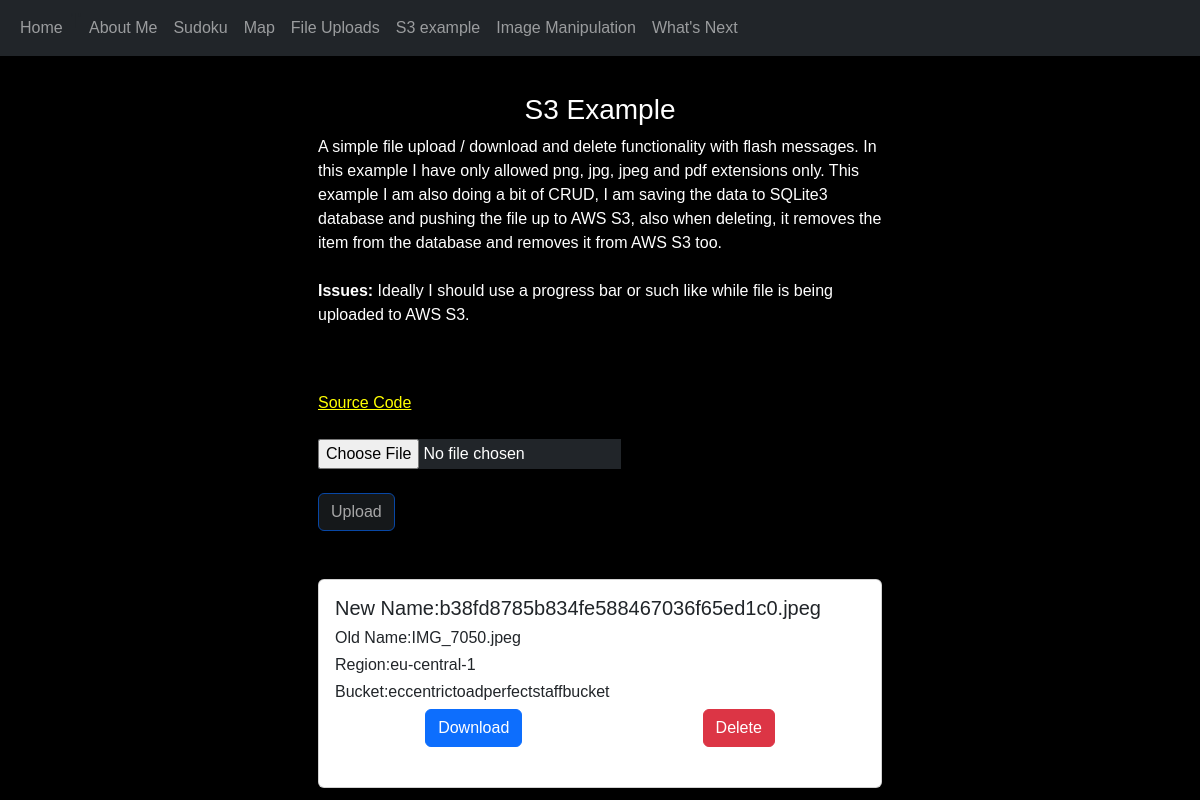
The app's page /s3example, older data.
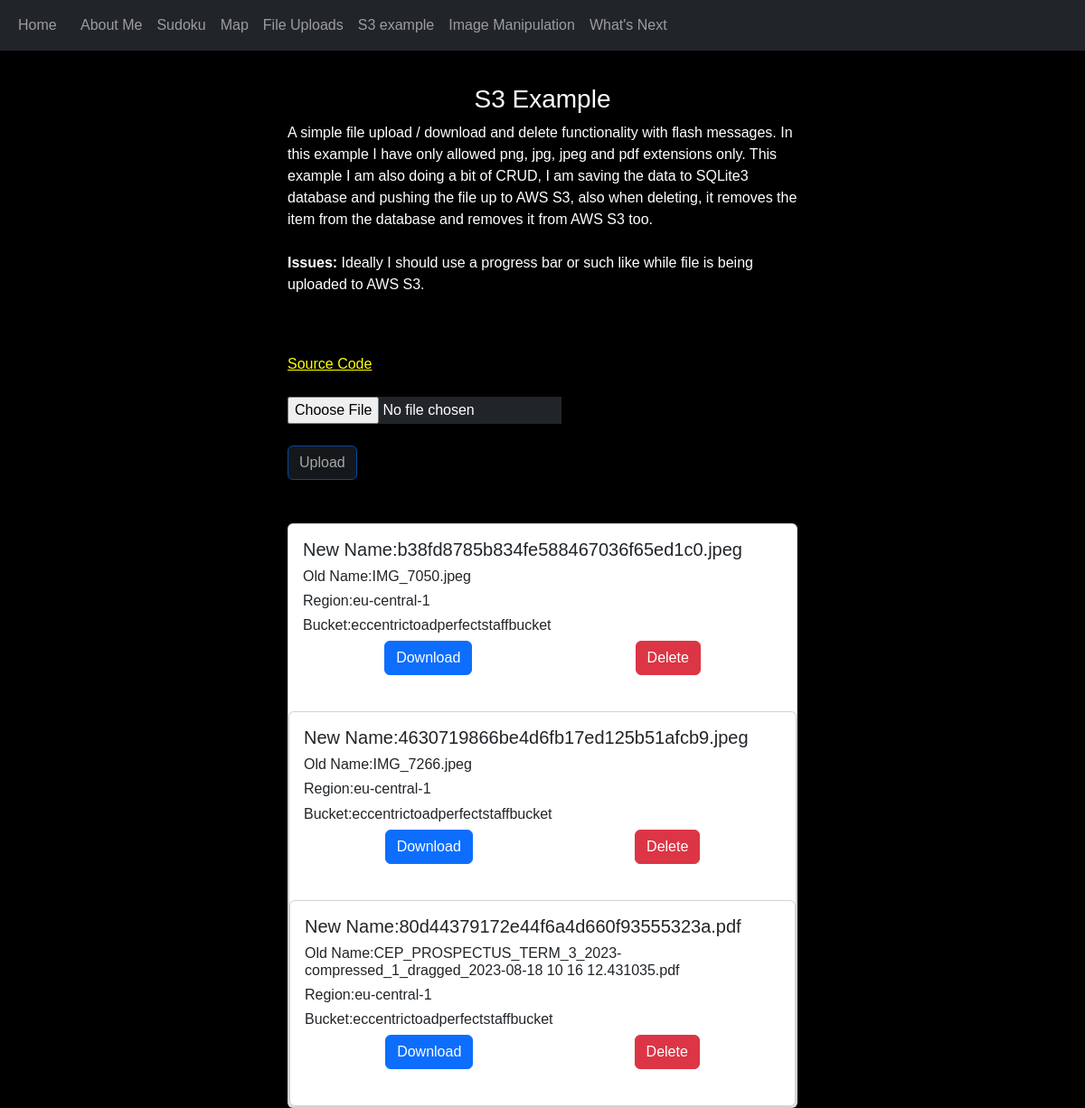
The same page, newer data.
### website/models.py (models this page shows)
class File(db.Model):
    id = db.Column(db.Integer, primary_key=True)
    original_fileName = db.Column(db.String(100))
    fileName = db.Column(db.String(100))
    bucket = db.Column(db.String(100))
    region = db.Column(db.String(100))

### website/views.py (the view, shortened to what this page needs)
@views.route("/s3example", methods=["GET", "POST"])
def s3example():
    files = File.query.all()
    return render_template("s3example.html", files=files)

### website/templates/s3example.html (shortened to what this page needs)
{% extends "base.html" %}
{% block content %}
<div class="container-fluid" style="margin-top: 45px;">
	<div class="row">
		<div class="col-md-3"></div>
		<div class="col-md-6">
			<br><br>
			<h3 class="text-center" style="color: white">S3 Example</h3>
			<p style="color: white;">A simple file upload / download and delete functionality with flash messages.
				In this example I have only allowed png, jpg, jpeg and pdf extensions only.
			This example I am also doing a bit of CRUD, I am saving the data to SQLite3 database and pushing the file
				up to AWS S3, also when deleting, it removes the item from the database and removes it from AWS S3 too.
				<br><br>
				<strong>Issues:</strong> Ideally I should use a progress bar or such like while file is being uploaded to AWS S3.
			</p>
			<br><br>
			<a href="https://github.com/WayneBruton/flaskPersonal/" target="_blank" style="color: white; text-decoration: underline; color: yellow;">Source Code</a>
			<br><br>
			<form method="POST" enctype="multipart/form-data">
				<input class="text-bg-dark" type="file" name="file" id="fileInput" accept=".pdf, .png, .jpg, .jpeg"><br><br>
				<button type="submit" class="btn btn-primary text-bg-dark" id="submitButton" disabled>Upload</button>
			</form>
			<br><br>
			{% for file in files %}
			<div class="card">
				<div class="card-body">
					<h5 class="card-title">New Name:{{ file.fileName }}</h5>
					<h6 class="card-title">Old Name:{{ file.original_fileName }}</h6>
					<h6 class="card-title">Region:{{ file.region }}</h6>
					<h6 class="card-title">Bucket:{{ file.bucket }}</h6>
					<div style="display:flex; justify-content: space-around;">
					<a href="https://{{ file.bucket }}.s3.{{ file.region }}.amazonaws.com/{{ file.fileName }}" class="btn btn-primary" target="_blank">Download</a>
					<a href="{{ url_for('views.delete_file', id=file.id, filename=file.fileName) }}" class="btn btn-danger">Delete</a>
				</div>
			</div>
			<br>
			{% endfor %}
		</div>
	</div>
</div>
{% endblock %}

### website/templates/base.html (shortened to what this page needs)
<!DOCTYPE html>
<html lang="en">
<head>
	<link href="https://cdn.jsdelivr.net/npm/bootstrap@5.3.1/dist/css/bootstrap.min.css" rel="stylesheet"
>
	<link rel="stylesheet" type="text/css" href="{{ url_for('static', filename='index.css') }}">
</head>
<body class="body">
<nav class="navbar navbar-expand-lg navbar-dark bg-dark fixed-top">
	<div class="container-fluid">
		<div class="collapse navbar-collapse" id="navbar">
			<div class="navbar-nav">
				<a class="nav-item nav-link" id="home" href="/">Home</a>
				<a class="nav-item nav-link" id="index" href="/index">About Me</a>
				<a class="nav-item nav-link" id="sudoku" href="/sudoku">Sudoku</a>
				<a class="nav-item nav-link" id="map" href="/map">Map</a>
				<a class="nav-item nav-link" id="uploads" href="/uploads">File Uploads</a>
				<a class="nav-item nav-link" id="s3example" href="/s3example">S3 example</a>
				<a class="nav-item nav-link" id="imagemanipulation" href="/imagemanipulation">Image Manipulation</a>
				<a class="nav-item nav-link" id="nextup" href="/nextup">What's Next</a>
			</div>
		</div>
	</div>
</nav>
<div class="container-fluid">
	{% block content %}
	{% endblock %}
</div>
</body>
</html>

### website/static/index.css (style rules this page uses)
a { color: white; }
.body { margin: 0; padding: 0; font-family: sans-serif; background: #000; }

Row changes from the older to the newer data that the page shows:
added File: fileName "4630719866be4d6fb17ed125b51afcb9.jpeg", original_fileName "IMG_7266.jpeg", region "eu-central-1", bucket "eccentrictoadperfectstaffbucket"
added File: fileName "80d44379172e44f6a4d660f93555323a.pdf", original_fileName "CEP_PROSPECTUS_TERM_3_2023-compressed_1_dragged_2023-08-18 10 16 12.431035.pdf", region "eu-central-1", bucket "eccentrictoadperfectstaffbucket"
